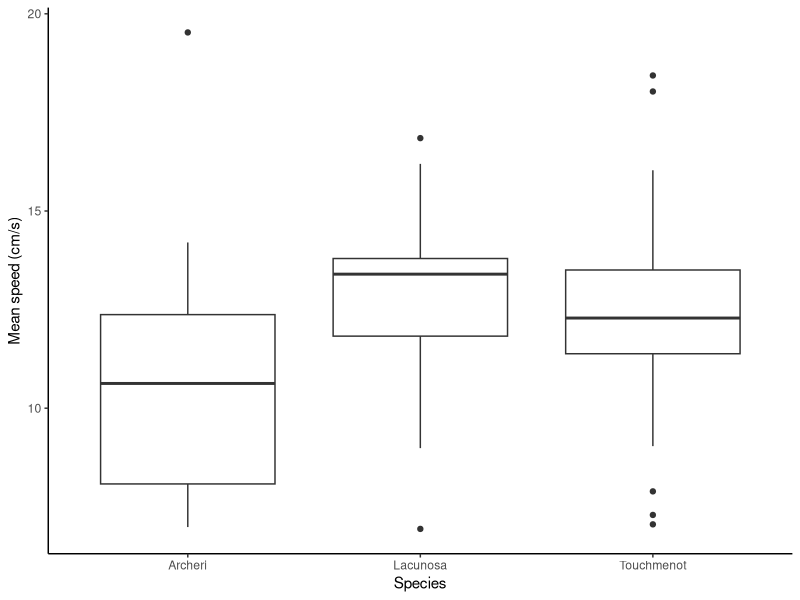
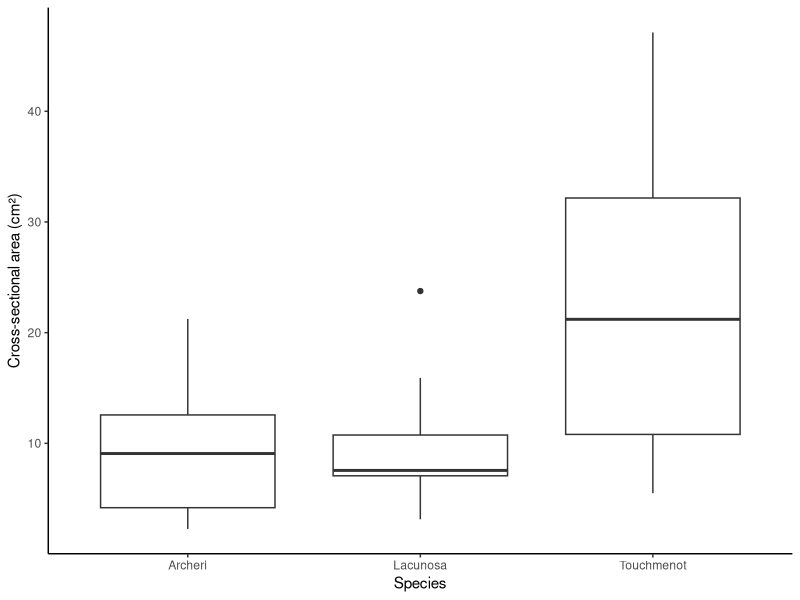
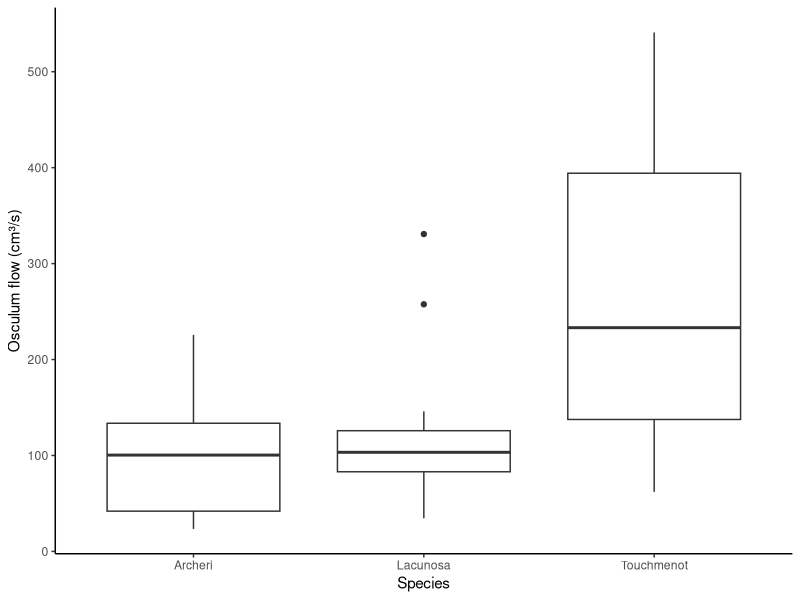

These figures' R source, in order:
#set your wd

library(dplyr)
library(ggplot2)
#Things to potentially flag:
#CA_S5_01 puff #4 is lagging edge
#DA_S35_02 puff #3 is lagging edge
#CA)S62)_O1 puff #5 is short (cut?)

sponge_flow <- read.csv("sponge_tracks_26June2026.csv")
sponge_flow <- sponge_flow %>%
  mutate(across(c(t, x, y, r, v), as.numeric))

speed_perpuff <- sponge_flow %>%
  group_by(osculum_ID, tracking_num) %>%
  filter(osculum_ID != "") %>%
  summarise(
    abs_distance_cm = abs(last(r) - first(r)),
    time_elapsed_s  = last(t) - first(t),
    speed_cm_s      = abs_distance_cm / time_elapsed_s,
    .groups = "drop"
  )
print(speed_perpuff, n = Inf)
  #What is up with AB_S26_O3     puff        6? why so slow?

speed_mean <- speed_perpuff %>%
  group_by(osculum_ID) %>%
  summarise(
    mean_speed = mean(speed_cm_s, na.rm = TRUE),
    sd_speed   = sd(speed_cm_s, na.rm = TRUE),
    .groups = "drop"
  )
print(speed_mean, n = Inf)

#See if it matters trimming last cm off from each video
 #note, each video will still be variable in length via this trim
speed_perpuff_trimmed <- sponge_flow %>%
  filter(osculum_ID != "") %>%
  arrange(osculum_ID, tracking_num, t) %>%
  group_by(osculum_ID, tracking_num) %>%
  filter(r <= max(r) - 1) %>%
  summarise(
    abs_distance_cm = abs(last(r) - first(r)),
    time_elapsed_s  = last(t) - first(t),
    speed_cm_s      = abs_distance_cm / time_elapsed_s,
    .groups = "drop"
  )
comparison <- speed_perpuff %>%
  rename(speed_full = speed_cm_s) %>%
  left_join(
    speed_perpuff_trimmed %>% rename(speed_trimmed = speed_cm_s),
    by = c("osculum_ID", "tracking_num")
  )

comparison <- speed_perpuff %>%
  select(osculum_ID, tracking_num, speed_cm_s) %>%
  rename(speed_full = speed_cm_s) %>%
  left_join(
    speed_perpuff_trimmed %>% select(osculum_ID, tracking_num, speed_cm_s) %>% rename(speed_trimmed = speed_cm_s),
    by = c("osculum_ID", "tracking_num")
  )
print(comparison, n = Inf)
#Here you can see speed generally goes down a little bit if we cut off last cm

#Here, what is we trim to only keep first 2.5 cm max. This will make videos approximately hte same 
#length
speed_perpuff_2.5cm <- sponge_flow %>%
  filter(osculum_ID != "") %>%
  arrange(osculum_ID, tracking_num, t) %>%
  group_by(osculum_ID, tracking_num) %>%
  filter(r <= first(r) + 2.5) %>%
  summarise(
    abs_distance_cm = abs(last(r) - first(r)),
    time_elapsed_s  = last(t) - first(t),
    speed_cm_s      = abs_distance_cm / time_elapsed_s,
    .groups = "drop"
  )

comparison <- speed_perpuff %>%
  select(osculum_ID, tracking_num, speed_cm_s) %>%
  rename(speed_full = speed_cm_s) %>%
  left_join(
    speed_perpuff_trimmed %>% select(osculum_ID, tracking_num, speed_cm_s) %>% rename(speed_trimmed = speed_cm_s),
    by = c("osculum_ID", "tracking_num")
  ) %>%
  left_join(
    speed_perpuff_2.5cm %>% select(osculum_ID, tracking_num, speed_cm_s) %>% rename(speed_2.5cm = speed_cm_s),
    by = c("osculum_ID", "tracking_num")
  )
print(comparison)
cor(comparison[, c("speed_full", "speed_trimmed", "speed_2.5cm")], use = "complete.obs")

#Checking whether velocity changes in different video segments

velocity_profile <- sponge_flow %>%
  filter(osculum_ID != "", !is.na(v)) %>%
  arrange(osculum_ID, tracking_num, t) %>%
  group_by(osculum_ID, tracking_num) %>%
  mutate(
    obs_index  = row_number(),
    n_obs      = n(),
    rel_pos    = obs_index / n_obs,
    segment    = case_when(
      obs_index <= 3         ~ "early",
      obs_index >= n_obs - 5 ~ "late",
      TRUE                   ~ "middle"
    )
  ) %>%
  ungroup()

velocity_profile %>%
  #filter(segment != "middle") %>%
  group_by(segment) %>%
  summarise(mean_v = mean(v, na.rm = TRUE),
            sd_v   = sd(v, na.rm = TRUE))

#Interesting...overall, middle segment is slowest (marginally)
#I think we want to trim off first few tracks and last bit


## Read in sponge morphology data set
sponge_size <- read.csv("sponge_size_data.csv")

#Join sponge size data for matching sponges
speed_mean <- speed_mean %>%
  left_join(sponge_size, by = c("osculum_ID" = "id"))

#Look at how many per species and make boxplot of mean speeds (note:
#this is DIFFERENT FROM FLOW!!)
speed_mean %>%
  count(species)

ggplot(speed_mean, aes(x = species, y = mean_speed)) +
  geom_boxplot() +
  labs(x = "Species", y = "Mean speed (cm/s)") +
  theme_classic()

#So far, particle velocity not sig different across three species
model <- aov(mean_speed ~ species, data = speed_mean)
summary(model)

#Ok, let's look at flow rate...this requires different columns for different species
#becaues they have different shapes.

speed_mean <- speed_mean %>%
  mutate(
    osc_diam1_cm = as.numeric(na_if(as.character(osc_diam1_cm), ".")),
    osc_diam2_cm = as.numeric(na_if(as.character(osc_diam2_cm), "."))
  )

#first calculator cross sectional area
speed_mean <- speed_mean %>%
  mutate(
    cross_sec_area = case_when(
      species %in% c("Archeri", "Lacunosa") ~ pi * (osc_diam1_cm/2)^2,
      species == "Touchmenot"               ~ pi * (osc_diam1_cm/2) * (osc_diam2_cm/2)
    )
  )
ggplot(speed_mean, aes(x = species, y = cross_sec_area)) +
  geom_boxplot() +
  labs(x = "Species", y = "Cross-sectional area (cm²)") +
  theme_classic()

#Now calculate flow, make box plot, and run anova
speed_mean <- speed_mean %>%
  mutate(osc_flow = cross_sec_area * mean_speed)
ggplot(speed_mean, aes(x = species, y = osc_flow)) +
  geom_boxplot() +
  labs(x = "Species", y = "Osculum flow (cm³/s)") +
  theme_classic()

model_flow <- aov(osc_flow ~ species, data = speed_mean)
summary(model_flow)
TukeyHSD(model_flow)
##tmn is significantly higher than other two

#Think about applying correction of 0.5...look for old papers....
#we will also want to emphasize that this is about RELATIVE speed, not necessarily
#getting perfect measurement of flow!
